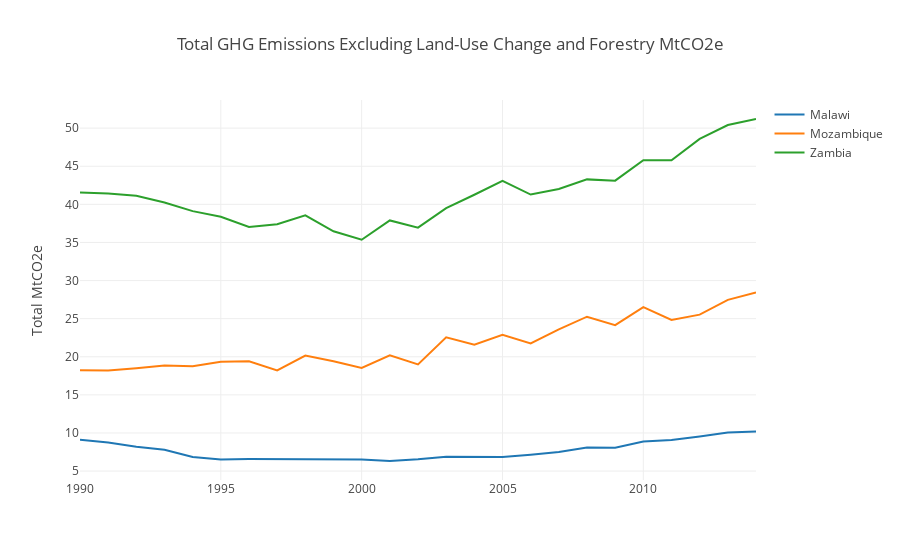

The notebook cell saved with this chart:
### Code cell
data = [go.Scatter(x=df_m.year, y=df_m[i], name=i) for i in list(df_m.columns)[1:4]]
layout = go.Layout(yaxis=dict(title='Total MtCO2e'), showlegend=True, title='Total GHG Emissions Excluding Land-Use Change and Forestry MtCO2e')
fig = go.Figure(data=data, layout=layout)
iplot(fig, filename='non-show-legend.html');

### Figure 1 — Plotly figure (JSON) as saved in the notebook; plotly's stock layout.template omitted (floating-point values rounded to 4 significant figures)
{"data": [{"name": "Malawi", "type": "scatter", "x": [1990, 1991, 1992, 1993, 1994, 1995, 1996, 1997, 1998, 1999, 2000, 2001, 2002, 2003, 2004, 2005, 2006, 2007, 2008, 2009, 2010, 2011, 2012, 2013, 2014], "y": [9.123, 8.744, 8.198, 7.792, 6.855, 6.518, 6.584, 6.564, 6.629, 6.525, 6.537, 6.324, 6.546, 6.874, 6.85, 6.84, 7.153, 7.497, 8.091, 8.054, 8.891, 9.077, 9.548, 10.07, 10.2]}, {"name": "Mozambique", "type": "scatter", "x": [1990, 1991, 1992, 1993, 1994, 1995, 1996, 1997, 1998, 1999, 2000, 2001, 2002, 2003, 2004, 2005, 2006, 2007, 2008, 2009, 2010, 2011, 2012, 2013, 2014], "y": [18.24, 18.19, 18.48, 18.84, 18.77, 19.34, 19.41, 18.2, 20.16, 19.41, 18.53, 20.18, 19.0, 22.55, 21.57, 22.87, 21.76, 23.6, 25.26, 24.15, 26.51, 24.84, 25.53, 27.46, 28.43]}, {"name": "Zambia", "type": "scatter", "x": [1990, 1991, 1992, 1993, 1994, 1995, 1996, 1997, 1998, 1999, 2000, 2001, 2002, 2003, 2004, 2005, 2006, 2007, 2008, 2009, 2010, 2011, 2012, 2013, 2014], "y": [41.56, 41.44, 41.13, 40.24, 39.11, 38.38, 37.04, 37.38, 38.57, 36.47, 35.36, 37.89, 36.95, 39.5, 41.26, 43.1, 41.28, 42.02, 43.28, 43.11, 45.8, 45.8, 48.59, 50.41, 51.2]}], "layout": {"showlegend": true, "title": "Total GHG Emissions Excluding Land-Use Change and Forestry MtCO2e", "yaxis": {"title": "Total MtCO2e"}}}
